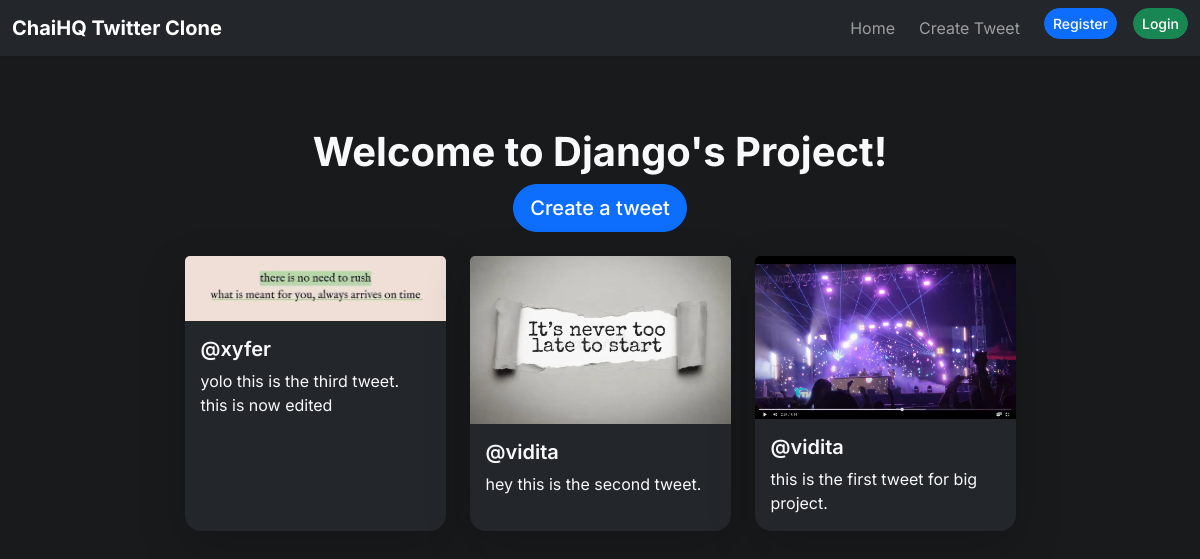
Screenshot of /tweet/ with the database file from the repository.
### tweet/models.py (models this page shows, shortened)
class Tweet(models.Model):
  user = models.ForeignKey(User, on_delete=models.CASCADE)
  text = models.TextField(max_length=240)
  photo = models.ImageField(upload_to='photos/', blank=True, null=True)
  created_at = models.DateTimeField(auto_now_add=True)
  updated_at = models.DateTimeField(auto_now=True)

### tweet/views.py (the view)
# urls.py: path('',views.listTweets, name='tweet_list'),
def listTweets(request):
  tweets = Tweet.objects.all().order_by('-created_at')
  return render(request, 'tweet_list.html', {'tweets': tweets})

### tweet/templates/tweet_list.html (shortened to what this page needs)
{% extends "layout.html" %} {% block title %}Vidita aur Tweet {% endblock %}
{% block content %}
<h1 class="mt-4 text-center fw-bold">Welcome to Django's Project!</h1>
<div class="d-flex justify-content-center mb-4">
  <a class="btn btn-primary btn-lg" href="{% url 'create_tweet' %}"
    >Create a tweet</a
  >
</div>
<div class="row g-4 justify-content-center">
  {% for tweet in tweets %}
  <div class="col-12 col-sm-6 col-md-4 col-lg-3 d-flex align-items-stretch">
    <div class="card h-100 shadow-lg border-0">
      {% if tweet.photo %}
      <img
        src="{{tweet.photo.url}}"
        class="card-img-top"
        alt="tweet image"
        style="object-fit: cover; max-height: 220px"
      />
      {% endif %}
      <div class="card-body d-flex flex-column">
        <h5 class="card-title fw-semibold">@{{tweet.user.username}}</h5>
        <p class="card-text flex-grow-1">{{tweet.text}}</p>
      </div>
    </div>
  </div>
  {% endfor %}
</div>
{% endblock %}

### templates/layout.html (shortened to what this page needs)
{% load static %}
<!DOCTYPE html>
<html lang="en" data-bs-theme="dark">
  <head>
    <link
      href="https://cdn.jsdelivr.net/npm/bootstrap@5.3.8/dist/css/bootstrap.min.css"
      rel="stylesheet"
    />
  </head>
  <body>
    <nav class="navbar navbar-expand-lg navbar-dark bg-dark shadow-sm mb-4">
      <div class="container-fluid">
        <a class="navbar-brand fw-bold" href="/tweet/">ChaiHQ Twitter Clone</a>
        <div class="collapse navbar-collapse" id="navbarNav">
          <ul class="navbar-nav ms-auto mb-2 mb-lg-0 gap-2">
            <li class="nav-item">
              <a class="nav-link" href="/tweet/">Home</a>
            </li>
            <li class="nav-item">
              <a class="nav-link" href="/tweet/create">Create Tweet</a>
            </li>
            {% if user.is_authenticated %}
            <li class="nav-item">
              <form action="{% url 'logout' %}" method="post" class="d-inline">
                {% csrf_token %}<button
                  type="submit"
                  class="btn btn-danger btn-sm ms-2"
                >
                  Logout
                </button>
              </form>
            </li>
            {% else %}
            <li class="nav-item">
              <a class="btn btn-primary btn-sm ms-2" href="{% url 'register' %}"
                >Register</a
              >
            </li>
            <li class="nav-item">
              <a class="btn btn-success btn-sm ms-2" href="{% url 'login' %}">Login</a>
            </li>
            {% endif %}
          </ul>
        </div>
      </div>
    </nav>
    <div class="container py-4">{% block content %} {% endblock content %}</div>
  </body>
</html>

### templates/layout.html (style rules this page uses)
* { font-family: "Inter", "Segoe UI"; }
body { background-color: #181a1b; color: #f8f9fa; min-height: 100vh; }
.navbar { background: #23272b !important; }
.card { background: #23272b; color: #f8f9fa; border-radius: 1rem; box-shadow: 0 2px 8px rgba(0, 0, 0, 0.2); }
.btn-primary, .btn-warning, .btn-danger, .btn-success { border-radius: 2rem; }
a { color: #0d6efd; }
.btn { font-weight: 500; }

### rows the page displays
Tweet: photo (picture), user.username "xyfer", text "yolo this is the third tweet. this is now edited"
Tweet: photo (picture), user.username "vidita", text "hey this is the second tweet."
Tweet: photo (picture), user.username "vidita", text "this is the first tweet for big project."
